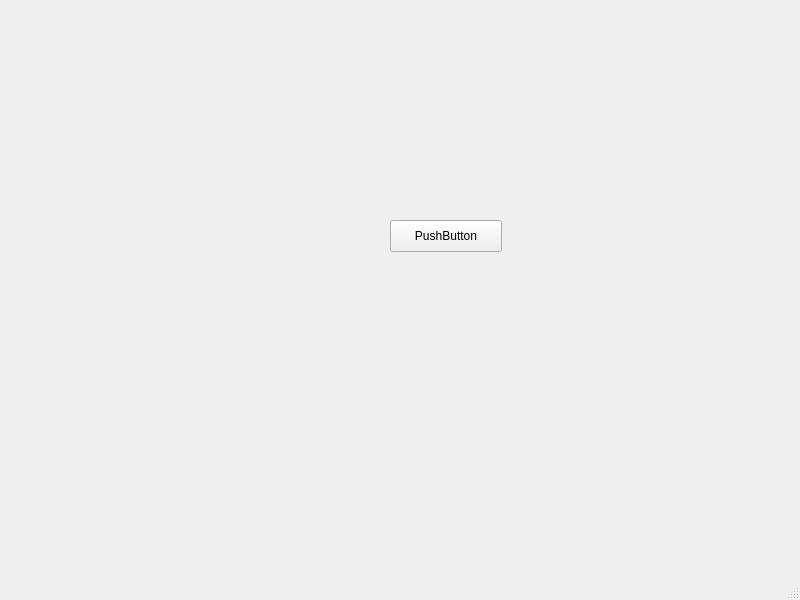
<?xml version="1.0" encoding="UTF-8"?>
<ui version="4.0">
 <class>MainWindow</class>
 <widget class="QMainWindow" name="MainWindow">
  <property name="geometry">
   <rect>
    <x>0</x>
    <y>0</y>
    <width>800</width>
    <height>600</height>
   </rect>
  </property>
  <property name="windowTitle">
   <string>MainWindow</string>
  </property>
  <widget class="QWidget" name="centralwidget">
   <widget class="QPushButton" name="pushButton">
    <property name="geometry">
     <rect>
      <x>390</x>
      <y>220</y>
      <width>112</width>
      <height>32</height>
     </rect>
    </property>
    <property name="text">
     <string>PushButton</string>
    </property>
   </widget>
  </widget>
  <widget class="QMenuBar" name="menubar">
   <property name="geometry">
    <rect>
     <x>0</x>
     <y>0</y>
     <width>800</width>
     <height>22</height>
    </rect>
   </property>
  </widget>
  <widget class="QStatusBar" name="statusbar"/>
 </widget>
 <resources/>
 <connections/>
</ui>
